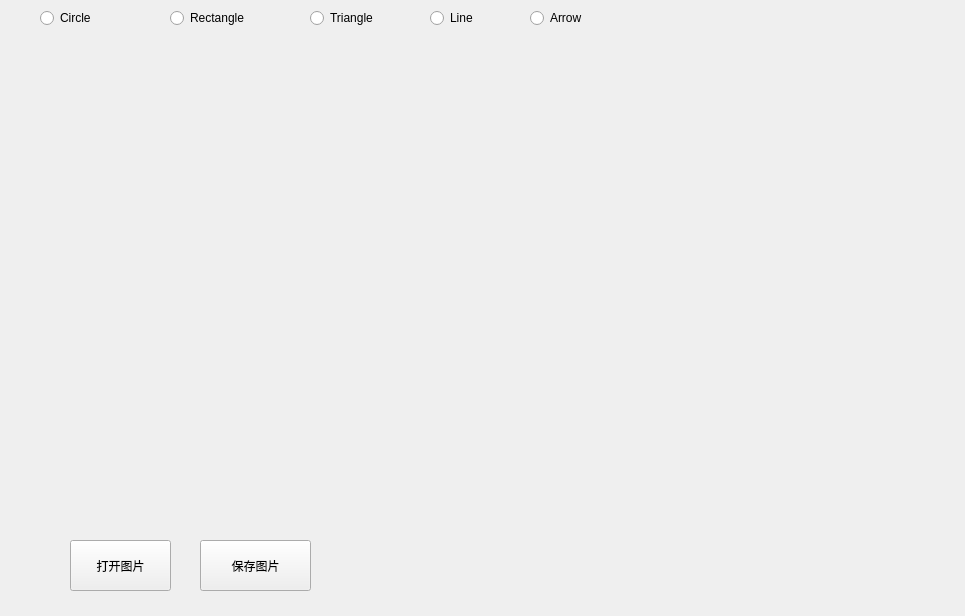
<?xml version="1.0" encoding="UTF-8"?>
<ui version="4.0">
 <class>Form</class>
 <widget class="QWidget" name="Form">
  <property name="geometry">
   <rect>
    <x>0</x>
    <y>0</y>
    <width>965</width>
    <height>616</height>
   </rect>
  </property>
  <property name="windowTitle">
   <string>Form</string>
  </property>
  <widget class="QRadioButton" name="circle">
   <property name="geometry">
    <rect>
     <x>40</x>
     <y>10</y>
     <width>89</width>
     <height>16</height>
    </rect>
   </property>
   <property name="text">
    <string>Circle</string>
   </property>
  </widget>
  <widget class="QRadioButton" name="rectangle">
   <property name="geometry">
    <rect>
     <x>170</x>
     <y>10</y>
     <width>89</width>
     <height>16</height>
    </rect>
   </property>
   <property name="text">
    <string>Rectangle</string>
   </property>
  </widget>
  <widget class="QRadioButton" name="triangle">
   <property name="geometry">
    <rect>
     <x>310</x>
     <y>10</y>
     <width>89</width>
     <height>16</height>
    </rect>
   </property>
   <property name="text">
    <string>Triangle</string>
   </property>
  </widget>
  <widget class="QRadioButton" name="arrow">
   <property name="geometry">
    <rect>
     <x>530</x>
     <y>10</y>
     <width>89</width>
     <height>16</height>
    </rect>
   </property>
   <property name="text">
    <string>Arrow</string>
   </property>
  </widget>
  <widget class="QRadioButton" name="line">
   <property name="geometry">
    <rect>
     <x>430</x>
     <y>10</y>
     <width>89</width>
     <height>16</height>
    </rect>
   </property>
   <property name="text">
    <string>Line</string>
   </property>
  </widget>
  <widget class="QPushButton" name="openimage">
   <property name="geometry">
    <rect>
     <x>70</x>
     <y>540</y>
     <width>101</width>
     <height>51</height>
    </rect>
   </property>
   <property name="text">
    <string>打开图片</string>
   </property>
  </widget>
  <widget class="QPushButton" name="saveimage">
   <property name="geometry">
    <rect>
     <x>200</x>
     <y>540</y>
     <width>111</width>
     <height>51</height>
    </rect>
   </property>
   <property name="text">
    <string>保存图片</string>
   </property>
  </widget>
  <widget class="QLabel" name="label_">
   <property name="geometry">
    <rect>
     <x>600</x>
     <y>230</y>
     <width>241</width>
     <height>271</height>
    </rect>
   </property>
   <property name="text">
    <string/>
   </property>
  </widget>
 </widget>
 <resources/>
 <connections>
  <connection>
   <sender>circle</sender>
   <signal>clicked()</signal>
   <receiver>Form</receiver>
   <slot>repaint()</slot>
   <hints>
    <hint type="sourcelabel">
     <x>52</x>
     <y>13</y>
    </hint>
    <hint type="destinationlabel">
     <x>301</x>
     <y>270</y>
    </hint>
   </hints>
  </connection>
  <connection>
   <sender>rectangle</sender>
   <signal>clicked()</signal>
   <receiver>Form</receiver>
   <slot>repaint()</slot>
   <hints>
    <hint type="sourcelabel">
     <x>183</x>
     <y>19</y>
    </hint>
    <hint type="destinationlabel">
     <x>460</x>
     <y>226</y>
    </hint>
   </hints>
  </connection>
 </connections>
 <slots>
  <slot>openimage()</slot>
  <slot>saveimage()</slot>
 </slots>
</ui>
